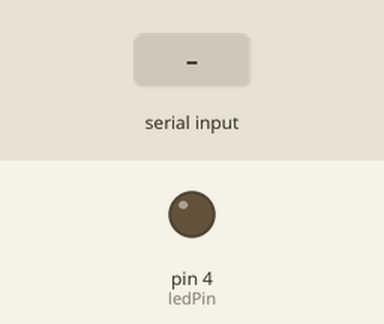
Recording of a sketch running on a simulated Arduino Uno, built with avr-gcc and run on an emulated ATmega328P. On the bench: output pins drawn as LEDs (lit = HIGH). The test bench sets the inputs (shaded band). What the sketch prints to the serial monitor is not drawn.

Above: at 1.2 s.
1.3 s: "3\n" received over Serial
At 2.1 s:
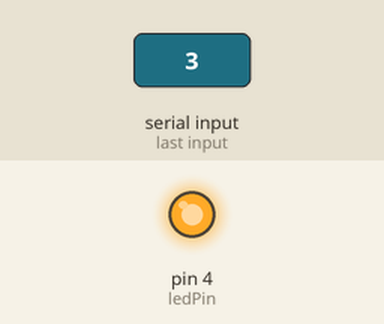
4.3 s: "2\n" received over Serial
5.8 s: "1\n" received over Serial
At 7.2 s:
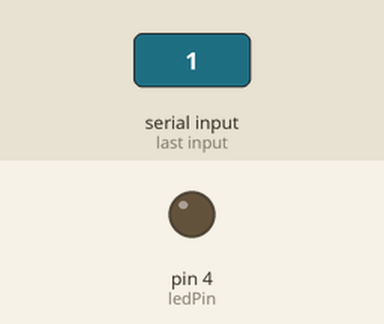
Timing chart, 0 to 8.8 s (numbered marks = the images above; inputs shaded):
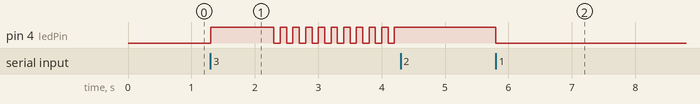

Measured:
- after the input at 1.3 s, pin 4 (ledPin): LOW → HIGH at once, then repeats every 0.20 s: LOW 0.10 s, HIGH 0.10 s
- after the input at 4.3 s, pin 4 (ledPin): stops changing and stays HIGH
- after the input at 5.8 s, pin 4 (ledPin): HIGH → LOW at once

The sketch:

arduino_ledcontrol.ino
```cpp
const int ledPin =  4;
int ledState = LOW;
unsigned long previousMillis = 0;
long interval = 100;     // ************ removed const

char state;
boolean newData = false;
boolean ledBlink = false;
boolean runLed = false;

void setup()
{
   Serial.begin(9600);
   Serial.println("LED_READY");
   pinMode(ledPin, OUTPUT);
}

void loop()
{
   recvOneChar();
   if (newData == true)
   {
      if (state == 2) //run led
      {
         runLed = true;
         newData = false;
         ledState = HIGH;  // turn led on
         ledBlink = false;
      }
      else if (state == 3) //run blink
      {
         runLed = true;
         newData = false;
         ledBlink = true;
      }
      else if (state == 1) // turn off led
      {
         runLed = false;
         ledState = LOW;  // turn led off
         newData = false;
         ledBlink = false;
      }
   }
   unsigned long currentMillis = millis();
   if (currentMillis - previousMillis >= interval && runLed == true && ledBlink == true)
   {
      previousMillis = currentMillis;
      if (ledState == LOW)
      {
         ledState = HIGH;
         interval = 100;   // ********** sets on time
      }
      else
      {
         ledState = LOW;
         interval = 100; // ********** sets off time
      }
   } //end if
   digitalWrite(ledPin, ledState);
}

void recvOneChar()
{
   if (Serial.available() > 0)
   {
      state = Serial.parseInt();
      newData = true;
   }
}
```
